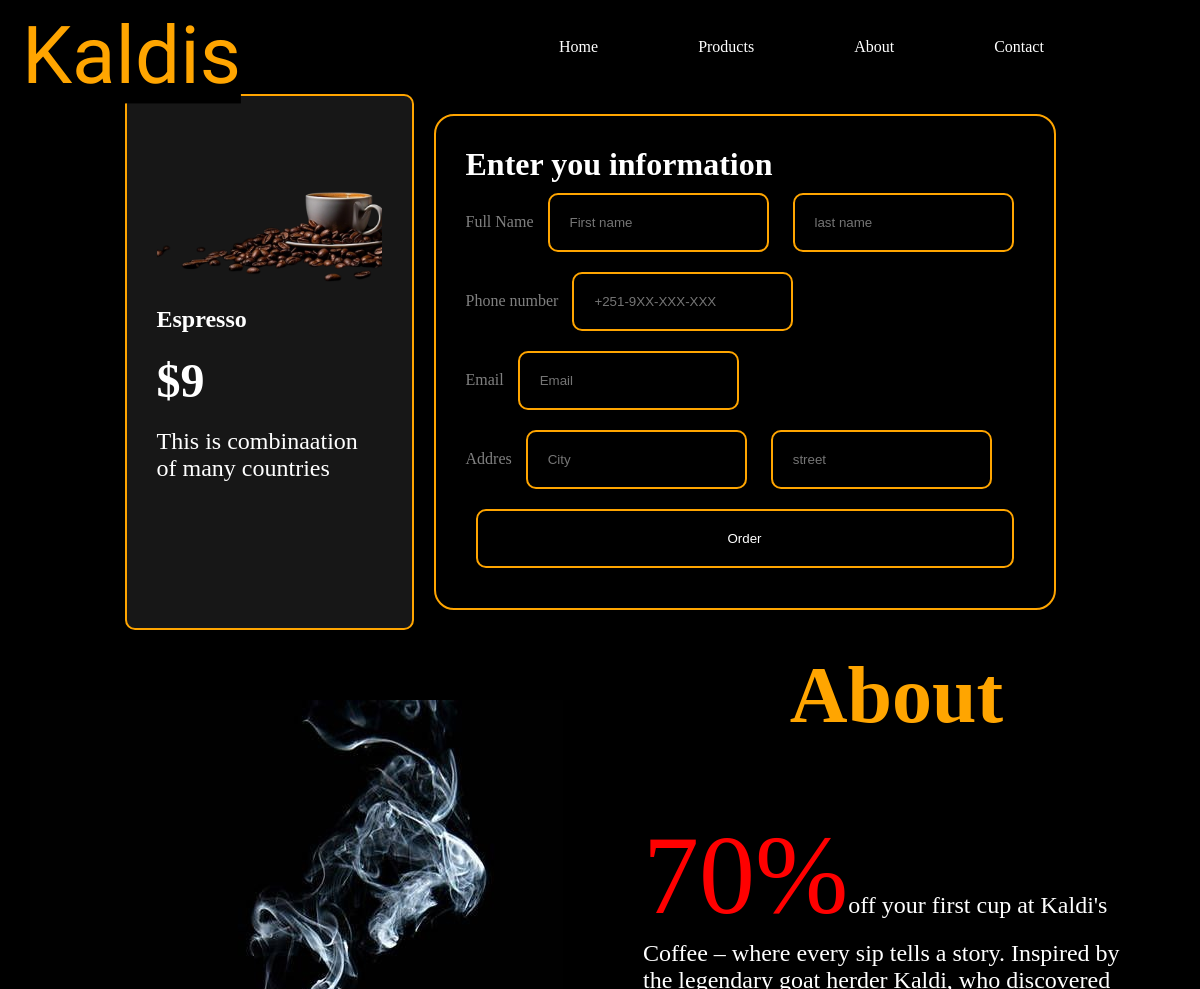
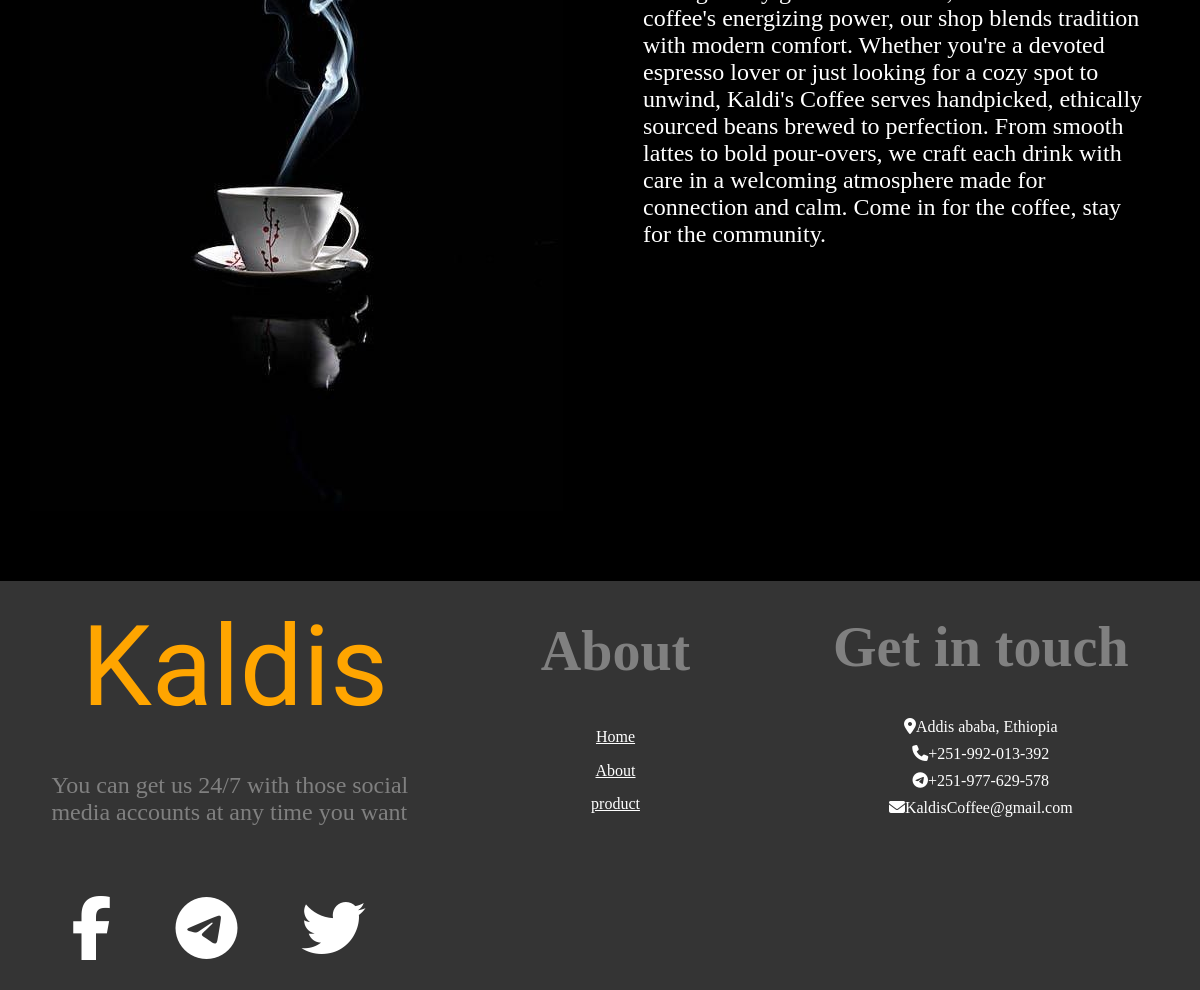
The app's page /order/2/ with its own data (2 pictures, top to bottom).
### products/models.py (models this page shows, shortened)
class products(models.Model):
    name = models.CharField(max_length=255)
    created_at = models.DateTimeField(auto_now_add=True)
    price = models.CharField(max_length=10, default='$')
    description = models.CharField(max_length=255, default='')
    img2 = models.ImageField(default='fallback.png', blank=True)

### coffe/views.py (the view)
# urls.py: path('order/<int:product_id>/', views.order, name = 'order'),
def order(request, product_id):
    product = get_object_or_404(products, id=product_id)
    return render (request, 'orders.html',{'product':product})

### templates/orders.html (shortened to what this page needs)
{% extends "layout.html" %}
{%block content%}
<div class="order">
<div class="order_content">
    <div class="selected_product">
        <img src="{{product.img2.url}}" alt="" height = "150">
        <h2>{{product.name}}</h2>
        <h3>{{product.price}}</h3>
        <p>{{product.description}}</p>
    </div>
    <div class="personal_info">
        <form method="POST" action="{% url 'orders:update_orders' product.id %}" class="personal_info_form">
            <h1>Enter you information</h1>
            <div class="full_name">
                <label for="name">Full Name</label>
                <input type="text" placeholder="First name" name="name">
                <input type="text" placeholder="last name" name="M_name">
            </div>
            <div class="phone_number">
            <label for="phone">Phone number</label>
            <input type="phone2numeric" placeholder="+251-9XX-XXX-XXX" name =  'phone'>
            </div>
            <div class="email">
            <label for="email">Email</label>
            <input type="email" placeholder="Email" name= 'email'>
            </div>
            <div class="ship_add">
            <label for="addres">Addres</label>
            <input type="text" placeholder="City" name= 'address'>
            <input type="text" placeholder="street" name = 'street'>
            </div>
            <input type="submit" value="Order" class="order_button">
        </form>
    </div>
</div>
</div>
{% endblock %}

### static/css/style.css (style rules this page uses)
* { background-color: black; scroll-behavior: smooth; color: white; margin: 0; }
.order { display: flex; justify-content: center; align-items: center; }
.order_content { display: grid; grid-template-columns: 0.3fr 1fr; }
.selected_product { display: flex; flex-direction: column; background-color: rgb(23, 23, 23); border: 2px solid orange; border-radius: 10px; padding: 30px 30px; }
.selected_product * { background-color: rgb(23, 23, 23); color: white; margin: 10px 0px; font-size:1.5rem; }
.selected_product h3 { font-size:3rem; }
.personal_info { border: 2px solid orange; padding: 30px 30px; margin: 20px 20px; border-radius: 20px; }
.personal_info_form { display: flex; flex-direction: column; }
.personal_info_form h1 { color: white; font-family: cursive; }
.personal_info_form input { background-color: transparent; outline: none; border: 2px solid orange; padding: 20px 20px; margin: 10px 10px; border-radius:10px ; color: white; }
.personal_info_form label { color: gray; font-family: cursive; }

### records on screen
products: img2 (picture), name "Espresso", price "$9", description "This is combinaation of many countries"
